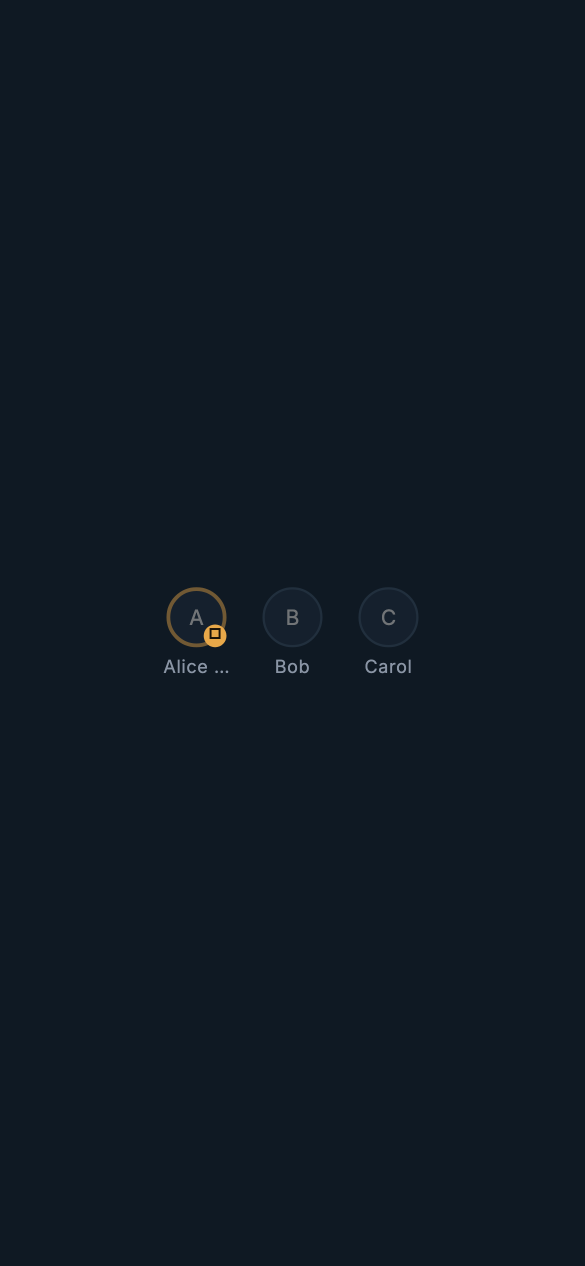
#> input picture frontend/test/design_system/goldens/linux/player_circle_default.png, 1170 x 2532 px (shown at 1/2 size)
$ python -i linocut_art.py   (imports and definitions only)
#> lines starting #> are read from the running program, lines starting #| are printed output that depends on the picture; after the words box and inside, x2 and y2 are one past the last pixel; in counts of white or black regions, pixels touching at a corner belong together
#> further down, picture is the input picture: PIL image 1170x2532 RGBA; mean R, G, B, A 15.4, 25.3, 35.3, 255
"""Turn a cut-paper picture into a five-ink linocut print (Night print's art).

    uv run --with pillow --with numpy python tool/linocut_art.py IN OUT [--kind KIND]

KIND picks the recipe (role, token, card_back, scene); `tool/skin_art.py` runs
it over the whole set. The print is deterministic: the paper texture comes
from a fixed seed, so the same picture always gives the same bytes.

How a picture is printed:
1. Smooth the paper grain away, keeping the shapes (median filter).
2. Stretch the contrast so mid-tones commit to an ink.
3. Give every pixel the nearest of the five inks, weighting hue so reds and
   ambers survive; faces get extra weight on light so skin stays cream.
4. Tidy the ink map (majority filter), so no speckle of one ink sits alone.
5. Carve: an ink line where two inks meet.
6. Print: a few specks where the ink missed the paper, in flat areas.
"""

from __future__ import annotations

import argparse
from dataclasses import dataclass, replace

import numpy as np
from PIL import Image, ImageDraw, ImageFilter

# The five inks (lib/design_system/skin/skins/night_print.dart).
INK = (0x17, 0x13, 0x0F)
INDIGO = (0x14, 0x18, 0x3A)
CREAM = (0xF3, 0xE8, 0xD3)
RED = (0xC8, 0x45, 0x2F)
AMBER = (0xE3, 0xA1, 0x3A)
INKS = np.array([INK, INDIGO, CREAM, RED, AMBER], float)
_INK, _INDIGO, _CREAM, _RED, _AMBER = range(5)

SEED = 7


@dataclass(frozen=True)
class Recipe:
    """How hard each step works on one kind of picture."""

    median: int = 7  # grain smoothing kernel (odd)
    median_passes: int = 3
    modes: tuple[int, ...] = (9, 5)  # majority filters, in order (odd sizes)
    edge: int = 3  # carved line width (odd; 1 is a hairline)
    channel_weights: tuple[float, float, float] = (1.0, 1.2, 0.9)
    # Extra cost of each ink, so a picture leans away from it (e.g. amber on
    # faces).
    ink_bias: tuple[float, float, float, float, float] = (0, 0, 0, 0, 0)
    contrast: tuple[float, float] = (2, 98)  # percentiles stretched to 0-255
    specks: float = 168  # higher is fewer specks (0-255)


RECIPES = {
    # Faces must stay readable: less smoothing, finer lines, and amber kept
    # off the skin (it reads as a rash in five inks).
    "role": Recipe(
        median=5,
        median_passes=2,
        modes=(7, 3),
        edge=3,
        ink_bias=(0, 0, -900, 600, 2600),
        contrast=(2, 92),
        specks=176,
    ),
    # A medallion: bold, flat, few specks.
    "token": Recipe(median=7, median_passes=2, modes=(7, 5), edge=3, specks=190),
    # The card back is fine filigree: barely smoothed, hairline carving, so it
    # stays ornate rather than turning to mud.
    "card_back": Recipe(
        median=3,
        median_passes=1,
        modes=(3,),
        edge=1,
        contrast=(4, 99),
        specks=200,
    ),
    "scene": Recipe(),
}


# Pictures that need more than their kind's recipe: faces cut from grey paper
# go to ink without a push towards cream.
PICTURES = {
    "hunter": {"contrast": (1, 88), "ink_bias": (0, 0, -1500, 900, 2600)},
    "tanner": {"contrast": (1, 88), "ink_bias": (0, 0, -1500, 900, 2600)},
}


def recipe_for(kind: str, name: str) -> Recipe:
    """The recipe for one picture: its kind's, with its own changes."""
    return replace(RECIPES[kind], **PICTURES.get(name, {}))


def flatten_token(im: Image.Image) -> Image.Image:
    """A token for a square frame: the medallion's emblem on a flat indigo
    square, with the round rim and the corners outside it painted over, so a
    square frame shows no second (round) frame and no darker corners."""
    w, h = im.size
    disc = np.asarray(im.convert("RGB"), float)
    # The disc's own colour, sampled in a ring just inside the rim.
    yy, xx = np.mgrid[0:h, 0:w]
    r = np.hypot(xx - w / 2, yy - h / 2) / (min(w, h) / 2)
    ring = (r > 0.78) & (r < 0.84)
    colour = tuple(int(c) for c in np.median(disc[ring], axis=0))
    out = Image.new("RGB", (w, h), colour)
    mask = Image.new("L", (w, h), 0)
    inner = 0.82 * min(w, h) / 2
    ImageDraw.Draw(mask).ellipse(
        (w / 2 - inner, h / 2 - inner, w / 2 + inner, h / 2 + inner), fill=255
    )
    out.paste(im.convert("RGB"), mask=mask)
    # Scale up a little so the emblem fills the square.
    margin = int(min(w, h) * 0.06)
    return out.crop((margin, margin, w - margin, h - margin)).resize(
        (w, h), Image.LANCZOS
    )


def lino(im: Image.Image, recipe: Recipe = Recipe(), seed: int = SEED) -> Image.Image:
    """Prints [im] in the five inks."""
#> called with seed = 7
    im = im.convert("RGB")
    for _ in range(recipe.median_passes):
        im = im.filter(ImageFilter.MedianFilter(recipe.median))
    a = np.asarray(im, float)

    lo, hi = np.percentile(a, recipe.contrast[0]), np.percentile(a, recipe.contrast[1])
#> lo = 15; hi = 35
    a = np.clip((a - lo) / max(hi - lo, 1), 0, 1) * 255
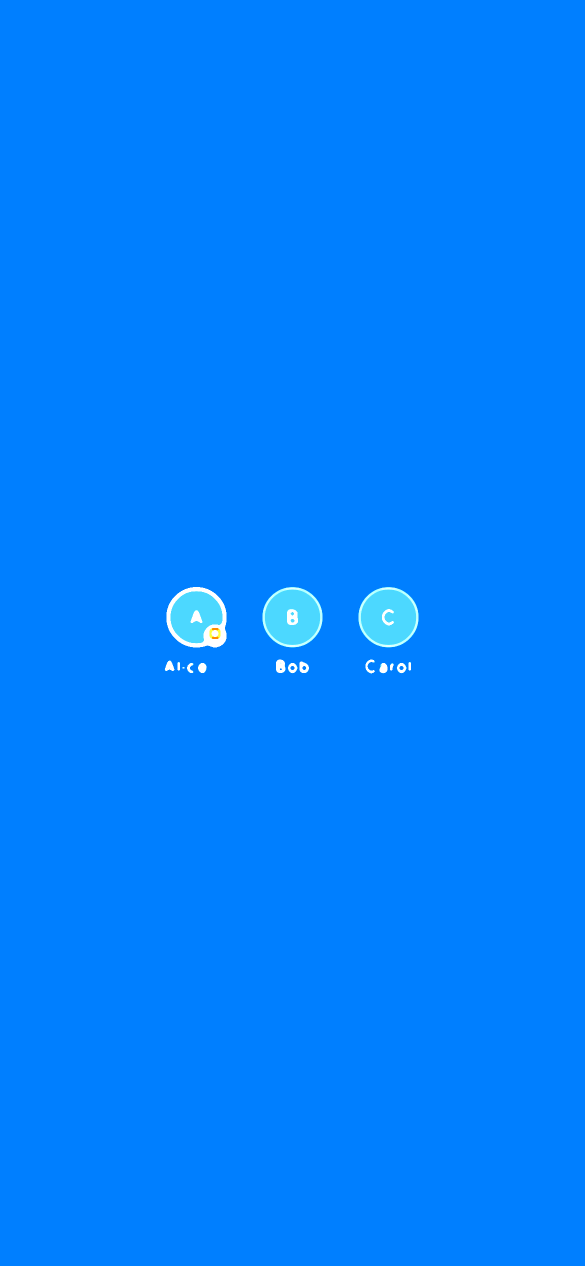
#> a: shape (2532, 1170, 3) float64 (shown at 1/2 size); mean R, G, B 1.6, 128.8, 255

    weights = np.array(recipe.channel_weights)
    d = ((a[:, :, None, :] - INKS[None, None]) ** 2 * weights).sum(-1)
    d += np.array(recipe.ink_bias)[None, None]
    idx = d.argmin(-1).astype("uint8")
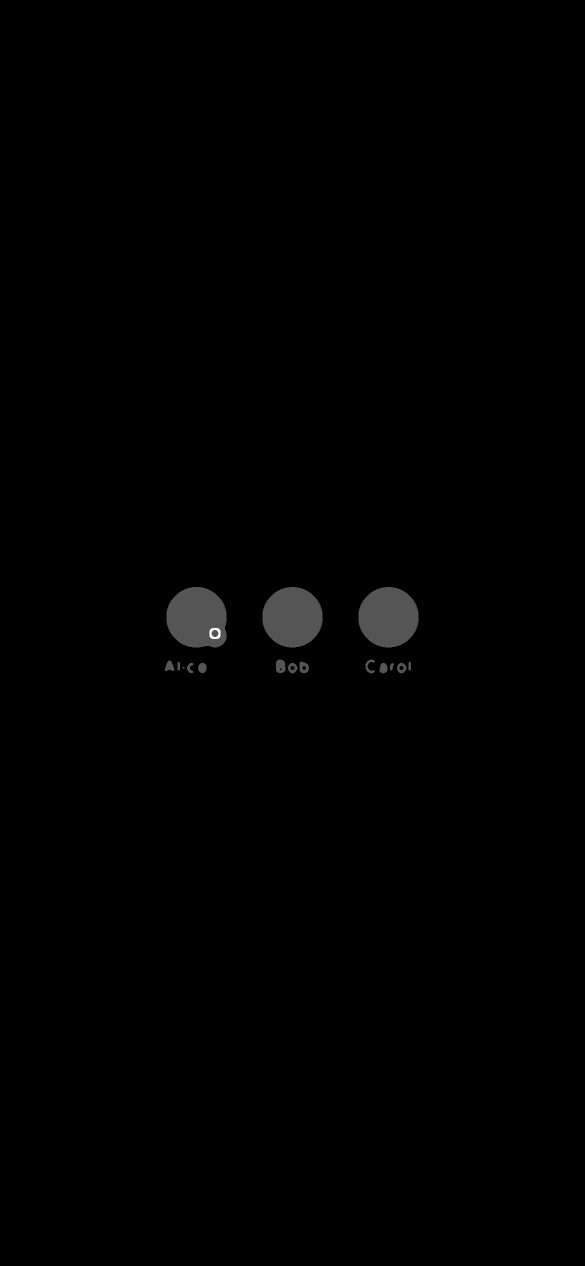
#> idx: shape (2532, 1170) (shown at 1/2 size); min 1, max 4, mean 1.01; drawn with min black and max white

    m = Image.fromarray(idx)
    for size in recipe.modes:
        m = m.filter(ImageFilter.ModeFilter(size))
    idx = np.asarray(m)
    out = INKS[idx]
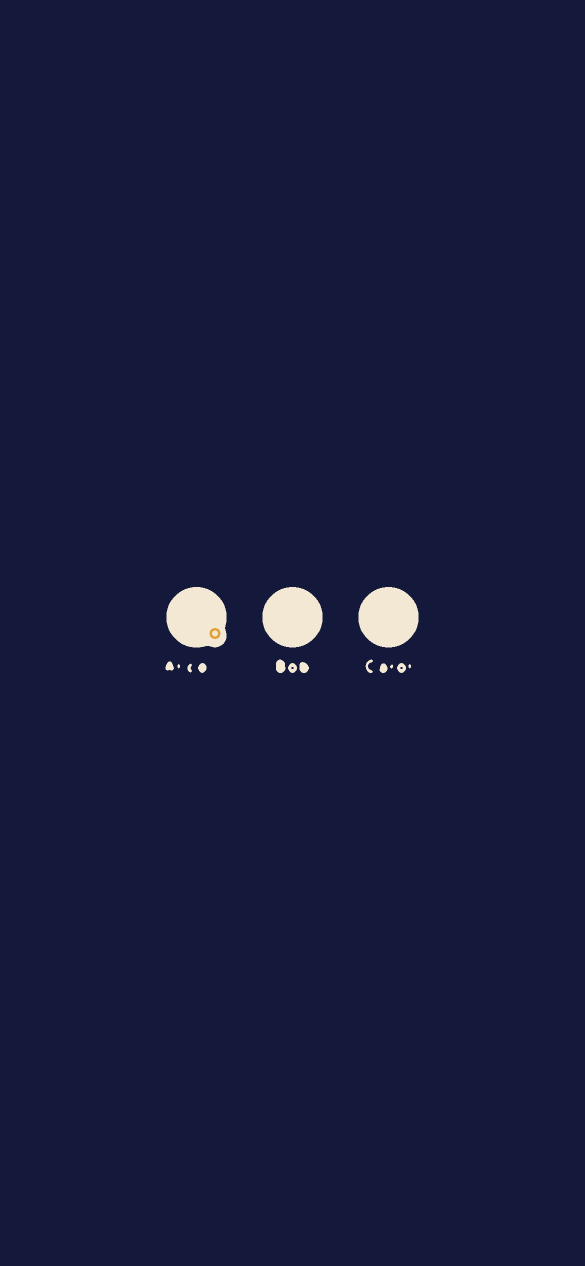
#> out: shape (2532, 1170, 3) float64 (shown at 1/2 size); mean of channels 0, 1, 2 22.8, 26.6, 59.9; drawn as R, G, B

    edges = np.zeros(idx.shape, bool)
    edges[1:, :] |= idx[1:, :] != idx[:-1, :]
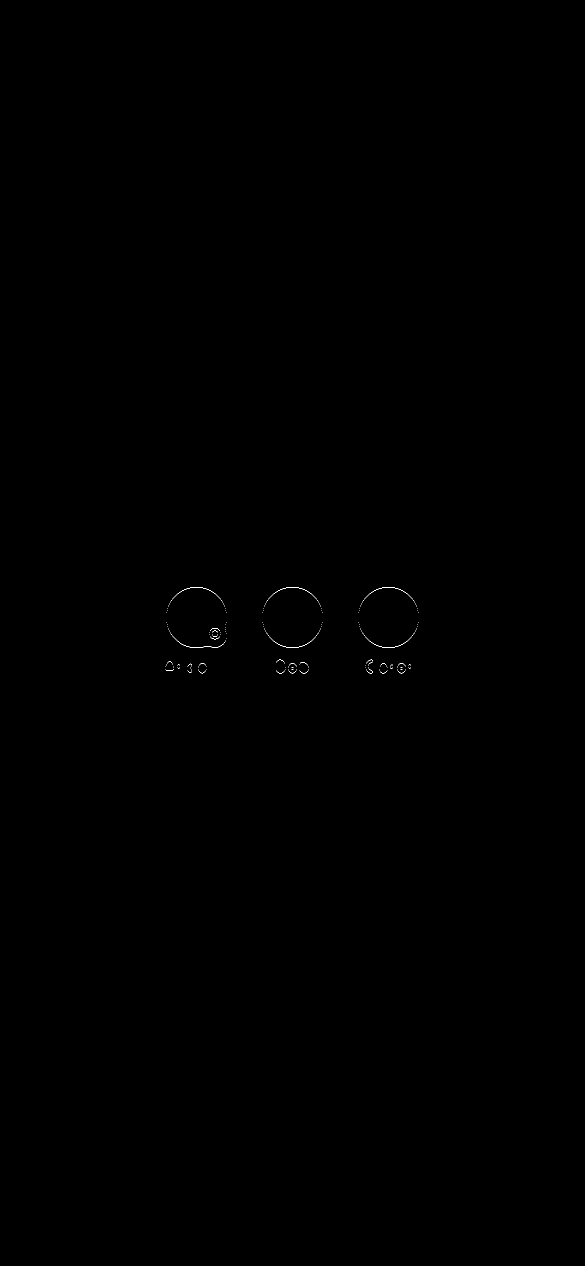
#> edges: shape (2532, 1170) bool (shown at 1/2 size); 0.04% white in thin lines or dots, all inside (x1, y1, x2, y2) = (331, 1174, 837, 1347)
    edges[:, 1:] |= idx[:, 1:] != idx[:, :-1]
#> edges: shape (2532, 1170) bool; 0.07% white in thin lines or dots, all inside (x1, y1, x2, y2) = (331, 1174, 838, 1347)
    if recipe.edge > 1:
        edges = (
            np.asarray(
                Image.fromarray((edges * 255).astype("uint8")).filter(
                    ImageFilter.MaxFilter(recipe.edge)
                )
            )
            > 0
        )
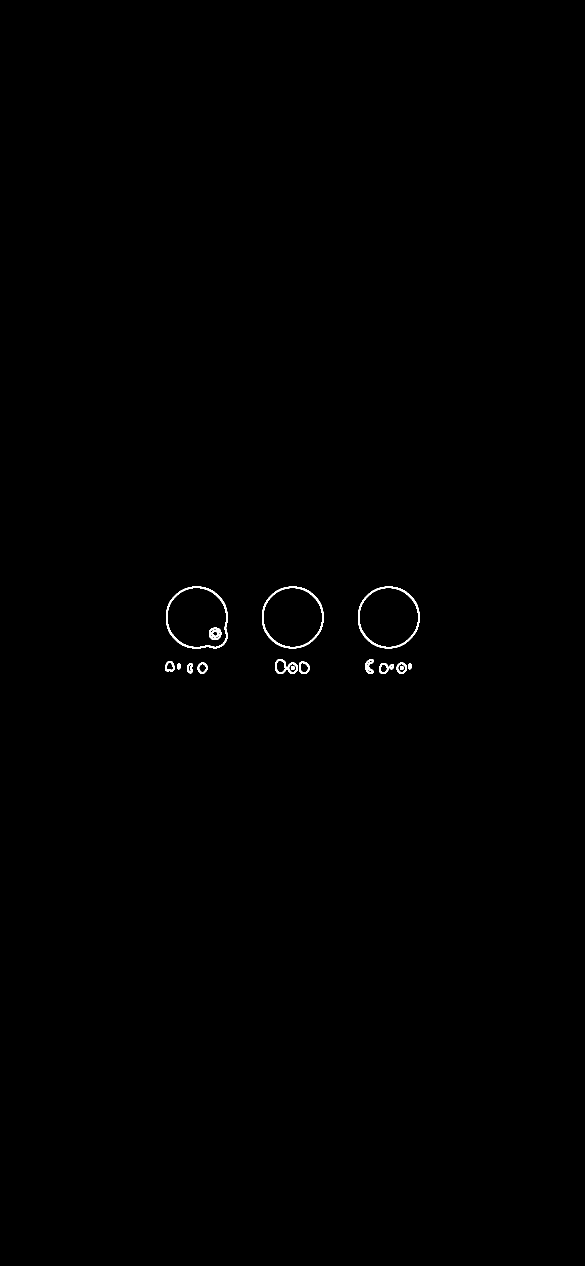
#> edges: shape (2532, 1170) bool (shown at 1/2 size); 0.23% white; 18 white regions, largest, box (x1, y1, x2, y2) and area: (332, 1173, 455, 1297) 1427, (524, 1173, 647, 1297) 1375, (716, 1173, 839, 1297) 1375
    out[edges] = INKS[_INK]

    rng = np.random.default_rng(seed)
    noise = np.asarray(
        Image.fromarray((rng.random(idx.shape) * 255).astype("uint8")).filter(
            ImageFilter.GaussianBlur(1.2)
        ),
        float,
    )
    speck = (noise > recipe.specks) & ~edges & (idx != _CREAM)
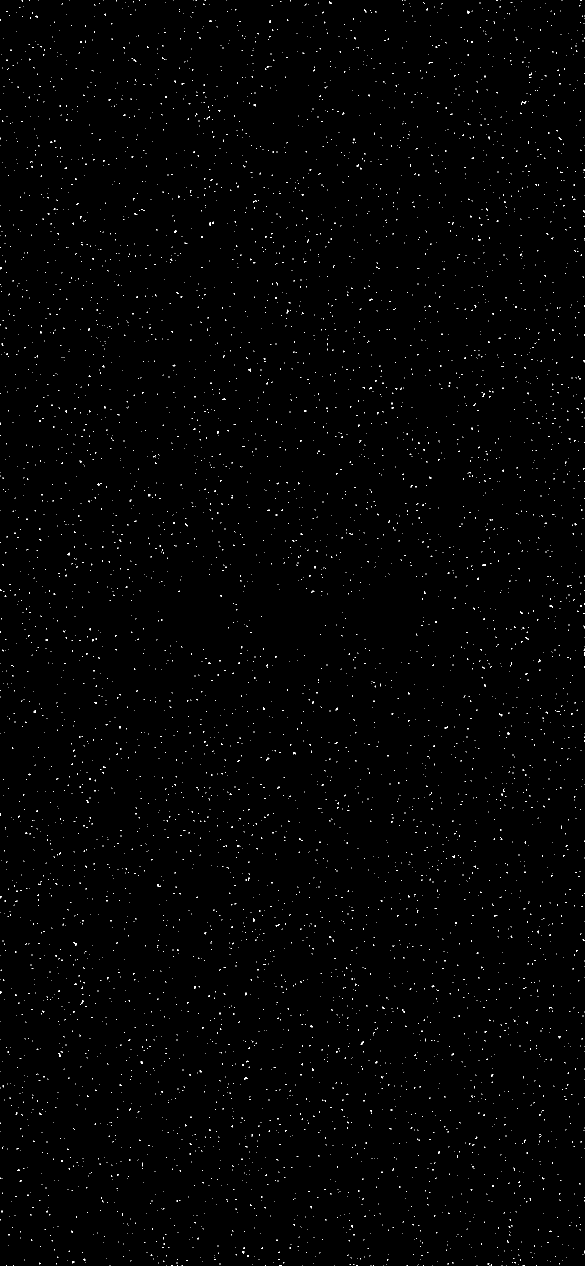
#> speck: shape (2532, 1170) bool (shown at 1/2 size); 0.64% white in thin lines or dots
    out[speck] = out[speck] * 0.55 + INKS[_CREAM] * 0.45
    return Image.fromarray(out.astype("uint8"))


def main() -> None:
    parser = argparse.ArgumentParser(description=__doc__.splitlines()[0])
    parser.add_argument("source")
    parser.add_argument("target")
    parser.add_argument("--kind", choices=sorted(RECIPES), default="scene")
    args = parser.parse_args()
    im = Image.open(args.source)
    if args.kind == "token":
        im = flatten_token(im)
    name = args.source.rsplit("/", 1)[-1].split(".")[0]
    lino(im, recipe_for(args.kind, name)).save(args.target)


# [2 lines not run here, left out]

>>> from PIL import Image
>>> picture = Image.open('../test/design_system/goldens/linux/player_circle_default.png')
>>> result = lino(picture)
